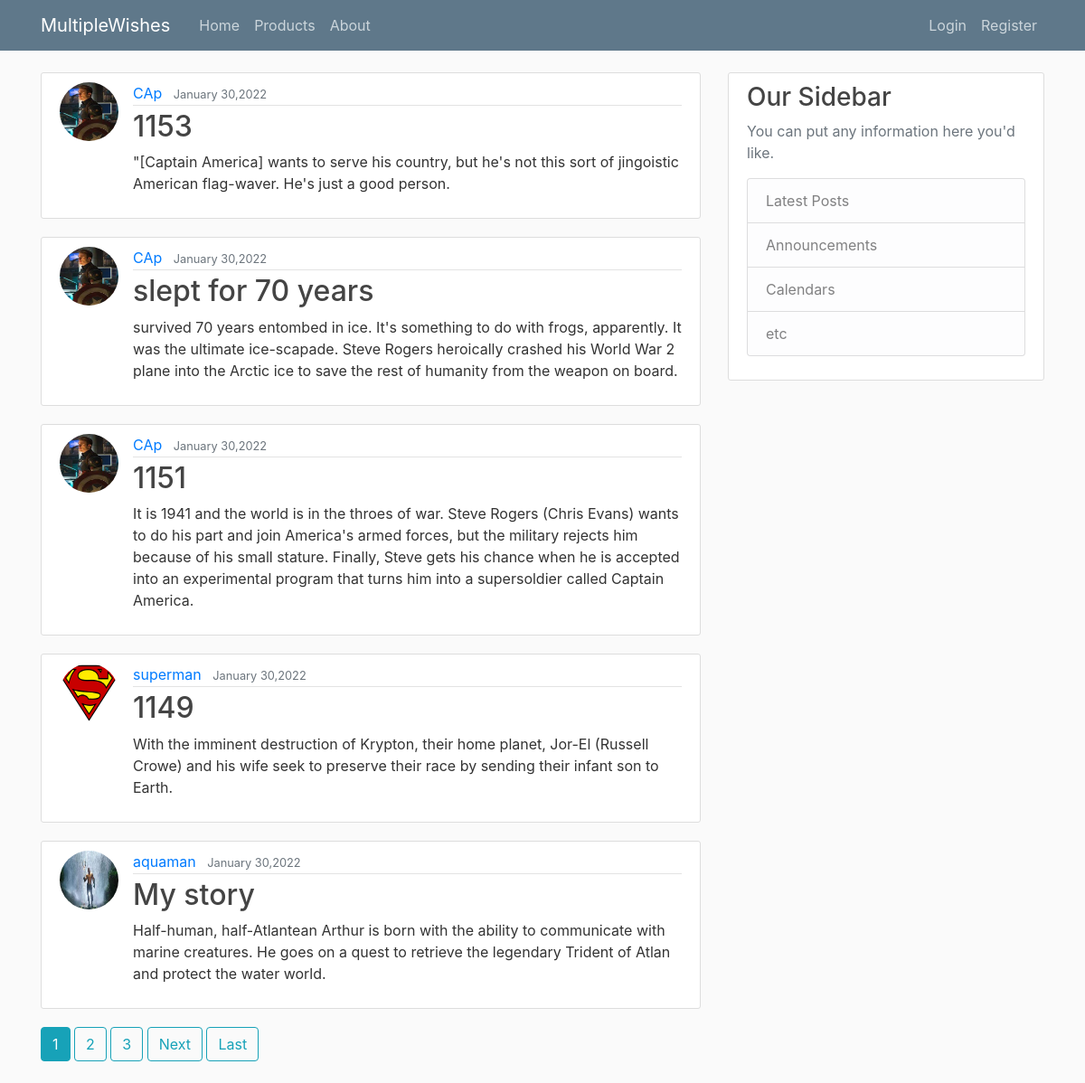
The app's page /, older data.
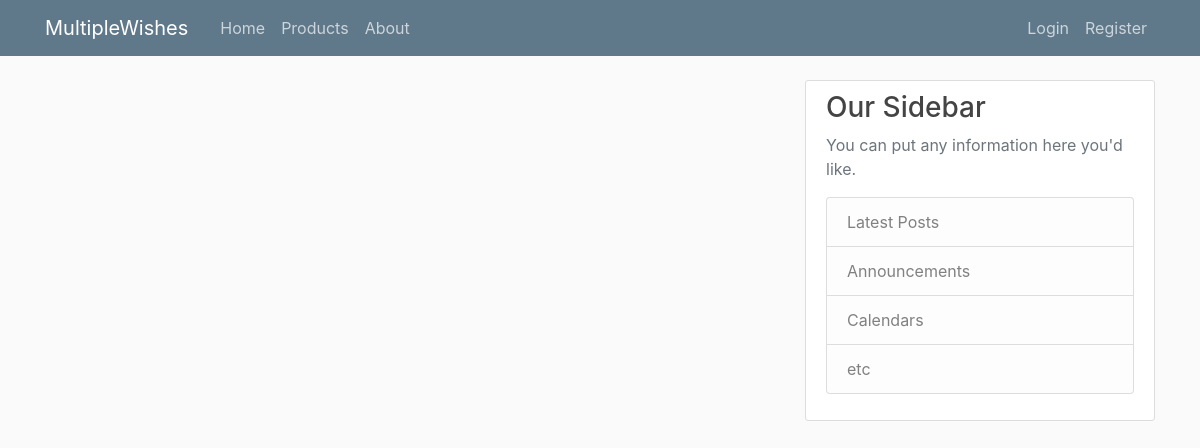
The same page, newer data.
### blog/models.py (models this page shows, shortened)
class Post(models.Model):
    title = models.CharField(max_length = 100)
    content = models.TextField()
    date_posted = models.DateTimeField(default = timezone.now)
    author = models.ForeignKey(User , on_delete = models.CASCADE)

### users/models.py (models this page shows, shortened)
class Profile(models.Model):
    user = models.OneToOneField(User , on_delete = models.CASCADE)
    image = models.ImageField(default = 'default.jpg', upload_to='profile_pics')

### blog/views.py (the view)
# urls.py: path('', PostListView.as_view(), name = 'blog-home'),
class PostListView(ListView):
    model = Post
    template_name = 'blog/home.html'
    context_object_name = 'posts'
    ordering = ['-date_posted']
    paginate_by = 5

### blog/templates/blog/home.html (shortened to what this page needs)
{% extends "blog/base.html" %}
{% block content %}
    {% for post in posts %}
    <article class="media content-section">
      <img class = "rounded-circle article-img" src = "{{ post.author.profile.image.url }}">
        <div class="media-body">
          <div class="article-metadata">
            <a class="mr-2" href="{% url 'user-posts' post.author.username %}">{{ post.author }}</a>
            <small class="text-muted">{{ post.date_posted|date:"F d,Y"}}</small>
          </div>
          <h2><a class="article-title" href="{% url 'post-detail' post.id %}">{{ post.title }}</a></h2>
          <p class="article-content">{{ post.content }}</p>
        </div>
      </article>
    {% endfor %}
    {% if is_paginated %}
      {% for num in page_obj.paginator.page_range %}
        {% if page_obj.number == num %}
          <a class = "btn btn-info mb-4" href = "?page={{ num }}">{{ num }}</a>
        {% elif num > page_obj.number|add:'-3' and num < page_obj.number|add:'3' %}
          <a class = "btn btn-outline-info mb-4" href = "?page={{ num }}">{{ num }}</a>
        {% endif %}
      {% endfor %}
      {% if page_obj.has_next %}
        <a class="btn btn-outline-info mb-4" href="?page={{ page_obj.next_page_number }}">Next</a>
        <a class="btn btn-outline-info mb-4" href="?page={{ page_obj.paginator.num_pages }}">Last</a>
      {% endif %}
    {% endif %}
{% endblock content %}

### blog/templates/blog/base.html (shortened to what this page needs)
{% load static %}
<!doctype html>
<html lang="en">
<head>
    <link rel="stylesheet" href="https://stackpath.bootstrapcdn.com/bootstrap/4.4.1/css/bootstrap.min.css" >
    <link rel="stylesheet" type="text/css"  href="{% static 'blog/main.css' %}">
</head>
<body>
    <header class="site-header">
        <nav class="navbar navbar-expand-md navbar-dark bg-steel fixed-top">
          <div class="container">
            <a class="navbar-brand mr-4" href="/">MultipleWishes</a>
            <div class="collapse navbar-collapse" id="navbarToggle">
              <div class="navbar-nav mr-auto">
                <a class="nav-item nav-link" href="{% url 'blog-home' %}">Home</a>
                <div class="dropdown">
                  <a class="nav-item nav-link" >Products</a>
                </div>
                <a class="nav-item nav-link" href="{% url 'blog-ABOUT' %}">About</a>
              </div>
              <div class="navbar-nav">
                {% if user.is_authenticated %}
                <a class="nav-item nav-link" href="{% url 'post-create' %}">New Post</a>
                  <a class="nav-item nav-link" href="{% url 'profile' %}">Profile</a>
                  <a class="nav-item nav-link" href="{% url 'logout' %}">Logout</a>
                {% else %}
                  <a class="nav-item nav-link" href="{% url 'login' %}">Login</a>
                  <a class="nav-item nav-link" href="{% url 'register' %}">Register</a>
                {% endif %}
                </div>
            </div>
          </div>
        </nav>
      </header>
  <main role="main" class="container">
  <div class="row">
    <div class="col-md-8">
      {% block content %}{% endblock %}
    </div>
    <div class="col-md-4">
      <div class="content-section">
        <h3>Our Sidebar</h3>
        <p class='text-muted'>You can put any information here you'd like.
          <ul class="list-group">
            <li class="list-group-item list-group-item-light">Latest Posts</li>
            <li class="list-group-item list-group-item-light">Announcements</li>
            <li class="list-group-item list-group-item-light">Calendars</li>
            <li class="list-group-item list-group-item-light">etc</li>
          </ul>
        </p>
      </div>
    </div>
  </div>
  </main>
</body>
</html>

### blog/static/blog/main.css (style rules this page uses)
body { background: #fafafa; color: #333333; margin-top: 5rem; }
h1, h2, h3, h4, h5, h6 { color: #444444; }
ul { margin: 0; }
.bg-steel { background-color: #5f788a; }
.site-header .navbar-nav .nav-link { color: #cbd5db; }
.content-section { background: #ffffff; padding: 10px 20px; border: 1px solid #dddddd; border-radius: 3px; margin-bottom: 20px; }

### blog/templates/blog/base.html (style rules this page uses)
.dropdown { position: relative; display: inline-block; }

Row changes from the older to the newer data that the page shows:
removed Post: author.profile.image (picture), author "CAp", date_posted "January 30,2022", title "1153", content "\"[Captain America] wants to serve his country, but he's not this sort of jingoistic American flag-waver. He's just a good person."
removed Post: author.profile.image (picture), author "CAp", date_posted "January 30,2022", title "slept for 70 years", content "survived 70 years entombed in ice. It's something to do with frogs, apparently. It was the ultimate ice-scapade. Steve Rogers heroically crashed his World War 2 plane into the Arctic ice to save the rest of humanity from the weapon on board."
removed Post: author.profile.image (picture), author "CAp", date_posted "January 30,2022", title "1151", content "It is 1941 and the world is in the throes of war. Steve Rogers (Chris Evans) wants to do his part and join America's armed forces, but the military rejects him because of his small stature. Finally, Steve gets his chance when he is accepted into an experimental program that turns him into a supersoldier called Captain America."
removed Post: author.profile.image (picture), author "superman", date_posted "January 30,2022", title "1149", content "With the imminent destruction of Krypton, their home planet, Jor-El (Russell Crowe) and his wife seek to preserve their race by sending their infant son to Earth."
removed Post: author.profile.image (picture), author "aquaman", date_posted "January 30,2022", title "My story", content "Half-human, half-Atlantean Arthur is born with the ability to communicate with marine creatures. He goes on a quest to retrieve the legendary Trident of Atlan and protect the water world."
Text that changed along with them:
list line gone: "1"
list line gone: "2"
list line gone: "3"
text no longer shown: "Next Last"
